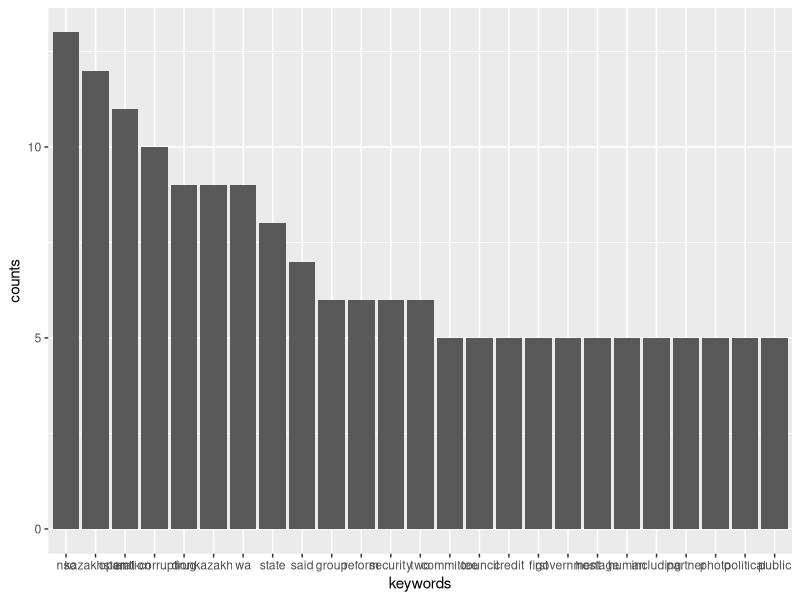
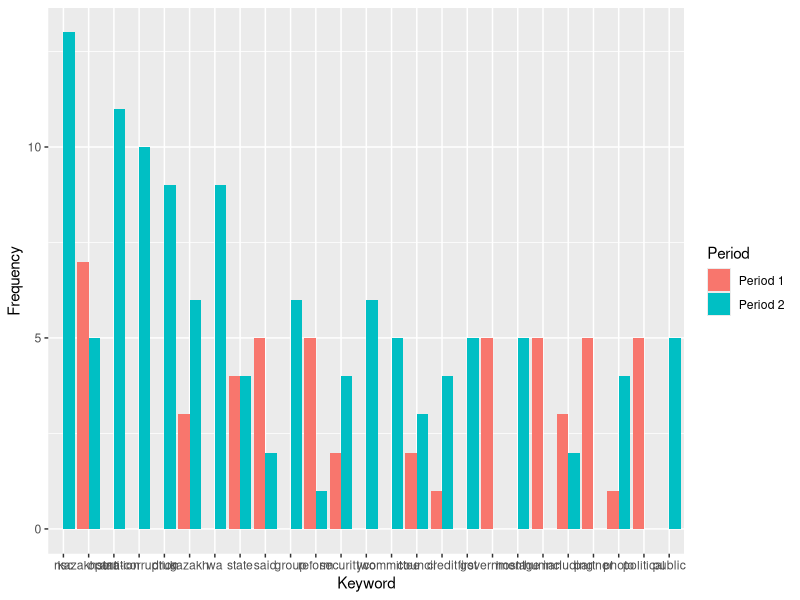

Here is the R script that generated these plots, in order:

getwd()


# install.packages("readxl")
library(readxl)
library(ggplot2)

v1 = read_excel("results/v1.xlsx")
v1$keywords <- ordered(v1$keywords,levels=v1$keywords)


v2 = read_excel("results/v2_melted.xlsx")
v2$Keyword <- ordered(v2$Keyword,levels=unique(v2$Keyword))
v2$Period <- factor(v2$Period)



p<-ggplot(dat=v1,aes(x=keywords,y=counts))+
  geom_bar(stat="identity")
p



p<-ggplot(dat=v2,aes(x=Keyword,y=Frequency,fill=Period))+
  geom_bar(stat="identity",position=position_dodge())
p

